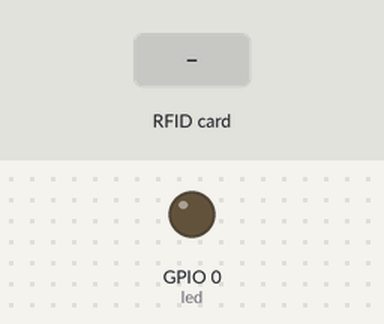
A sketch run on a simulated ESP8266 (NodeMCU). Parts: output pins drawn as LEDs (lit = HIGH). The inputs (shaded band) are chosen by the test bench. WiFi joins after 1.5 s; servers stay silent unless stated; no MQTT or app messages arrive unless stated; what the sketch prints to the serial monitor is not drawn.

Above: at 3.0 s.
3.1 s: RFID card 5E 7A 19 C4 held to the reader
At 3.8 s:
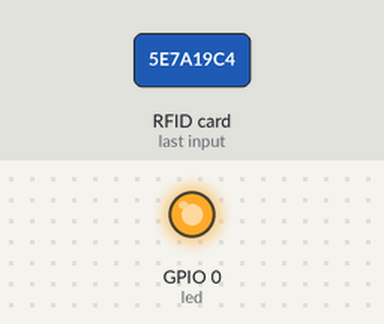
Timing chart, 0 to 6.1 s (numbered marks = the images above; inputs shaded):
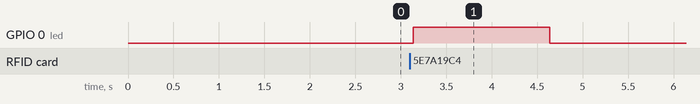

Measured:
- after the input at 3.1 s, GPIO 0 (led): LOW → HIGH at once, → LOW 1.5 s later

The sketch:

RFID_TiepTan.ino
```cpp
#include <ESP8266WiFi.h>
#include <PubSubClient.h>
#include <SPI.h>
#include "MFRC522.h"
#define RST_PIN  4  // RST-PIN für RC522 - RFID - SPI - Modul GPIO5
#define SS_PIN  5  // SDA-PIN für RC522 - RFID - SPI - Modul GPIO4

// Thông tin Wifi
const char* ssid = "Khanh Ney";
const char* password = "team3hutech1";

const char* mqtt_server = "iot.eclipse.org"; // Thông tin MQTT Broker Maker Hanoi đang deploy

unsigned long uidDec, uidDecTemp;
int led = 0;
int dem =0;
MFRC522 mfrc522(SS_PIN, RST_PIN); // Create MFRC522 instance


// ClientID
const char* clientID = "lamlong70";

//Thiết lập output xuất(public) và nhận(subscibe) dữ liệu với MQTT
const char* outTopic = "public/esp/outputLamLong";
const char* inTopic = "public/esp/inputLamLong";

unsigned long previousMillis = 0;        // will store last temp was read
const long interval = 2000;              // interval at which to read sensor
const int threshold = 600;
// thiết lập ngưỡng do chúng ta tự setup
WiFiClient espClient;
PubSubClient client(espClient);
char msg[50];
int count = 0;

// Hàm kết nối Wifi
void setup_wifi() {

  delay(250);

  SPI.begin();           // Init SPI bus
  mfrc522.PCD_Init();    // Init MFRC522

  // We start by connecting to a WiFi network
  Serial.println();
  Serial.print("Connecting to ");
  Serial.println(ssid);

  WiFi.begin(ssid, password);

  int retries = 0;
  while ((WiFi.status() != WL_CONNECTED) && (retries < 10)) {
    retries++;
    delay(500);
    Serial.print(".");
  }

  Serial.println("");
  Serial.println("WiFi connected");
  Serial.println("IP address: ");
  Serial.println(WiFi.localIP());
//  pinMode(D2, OUTPUT);
  pinMode(led, OUTPUT);
//  khai báo sử dụng D2 làm gốc test
}

// Hàm call back được gọi khi nhận được thông tin từ subcribing topic
void callback(char* topic, byte* payload, unsigned int length) {
  // xử lý dữ liệu nhận được
  /*
   * convert string to int giá trị cường độ sáng
   * if/else điều khiển bật tắt relay dựa trên ngưỡng
  */
  char* message = (char*) payload;
  int value = atoi(message);
//  hàm convert string sang number thôi ae
  Serial.println(value);
  if (value > threshold) {
      digitalWrite(BUILTIN_LED, HIGH);
      Serial.println("HIGH");
      Serial.println(message);
  } else {
    digitalWrite(BUILTIN_LED, LOW);
    Serial.println("LOW");
    Serial.println(message);
  }
}

// Reconnect đến MQTT Broker
void reconnect() {
  // Loop until we're reconnected
  while (!client.connected()) {
    Serial.print("Attempting MQTT connection...");
    // Attempt to connect
    if (client.connect(clientID)) {
      Serial.println("connected");
      // Once connected, publish an announcement...
      //client.publish(outTopic, clientID);
      // ... and resubscribe
      client.subscribe(inTopic);
    }
    else {
      Serial.print("failed, rc=");
      Serial.print(client.state());
      Serial.println(" try again in 5 seconds");
      // Wait 5 seconds before retrying
      delay(5000);
    }
  }
}
//vòng đời kiểm tra kết nối
void publishValue() {
  count++;
  dtostrf(count, 2, 2, msg);
  Serial.println(msg);
  dtostrf(analogRead(A0), 2, 2, msg);
  Serial.println(msg);
  client.publish(outTopic, msg);
  delay(2000);
//  nếu sử dụng public dữ liệu thì sau 2s sẽ gửi tín hiệu lên topic/server 1 lần
}
void RC255()
{
  // Look for new cards
  if ( ! mfrc522.PICC_IsNewCardPresent()) {
    delay(50);
    return;
  }
  // Select one of the cards
  if ( ! mfrc522.PICC_ReadCardSerial()) {
    delay(50);
    return;
  }
  // Show some details of the PICC (that is: the tag/card)
  Serial.print(F("Card UID:"));
  dump_byte_array(mfrc522.uid.uidByte, mfrc522.uid.size);
  Serial.println();

  for (byte i = 0; i < mfrc522.uid.size; i++) {
    uidDecTemp = mfrc522.uid.uidByte[i];
    uidDec = uidDec*256+uidDecTemp;
  }
  Serial.print("");
  Serial.print(uidDec);
  char buffer[10];
  dtostrf(uidDec,0, 0, buffer);
  client.publish(outTopic,buffer);
  digitalWrite(led, HIGH);
  delay(1500);
  digitalWrite(led, LOW);
  Serial.println();
}
void setup() {
  Serial.begin(115200);
  setup_wifi();
  client.setServer(mqtt_server, 1883);
  //client.setCallback(callback);
}

// Helper routine to dump a byte array as hex values to Serial
void dump_byte_array(byte *buffer, byte bufferSize) {
  for (byte i = 0; i < bufferSize; i++) {
    //Serial.print(buffer[i] < 0x10 ? " 0" : " ");
    Serial.print(buffer[i], HEX);
  }
}
void loop() {
  if (!client.connected()) {
    reconnect();
  }
  RC255();
//  publishValue();
  client.loop();
}
```
